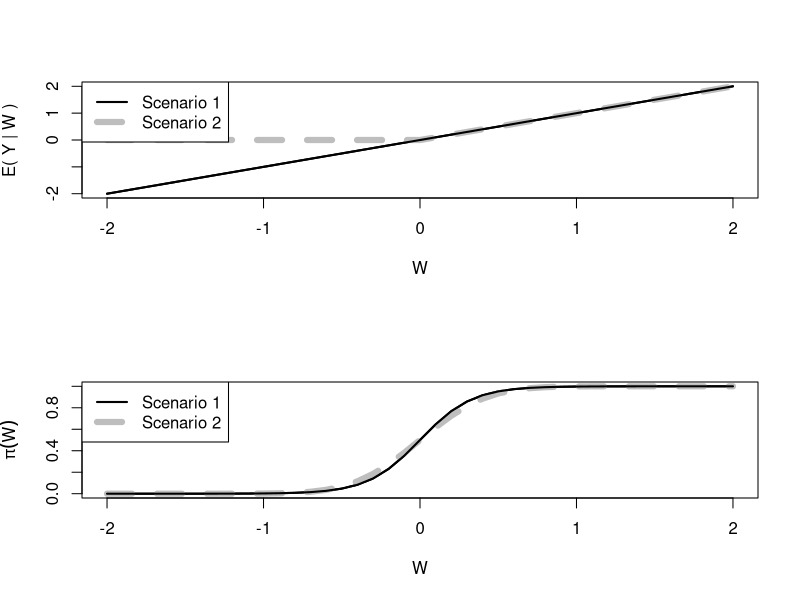
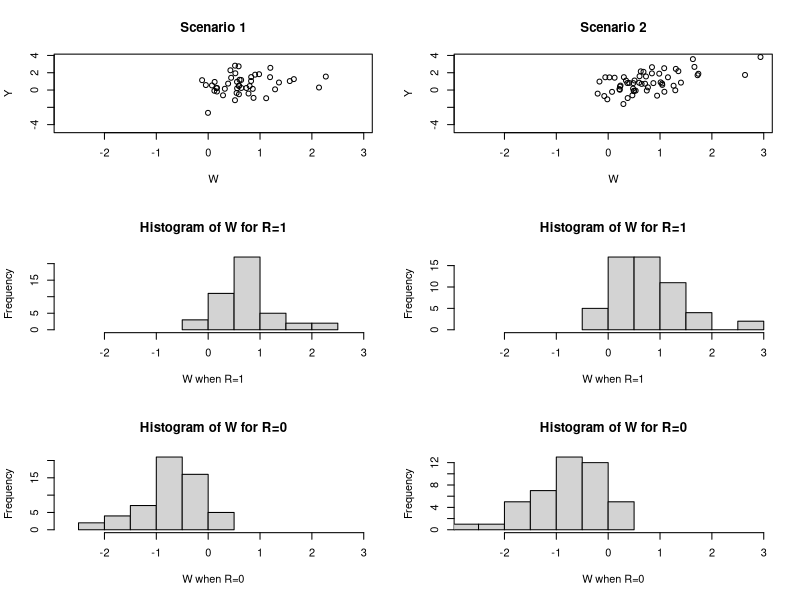
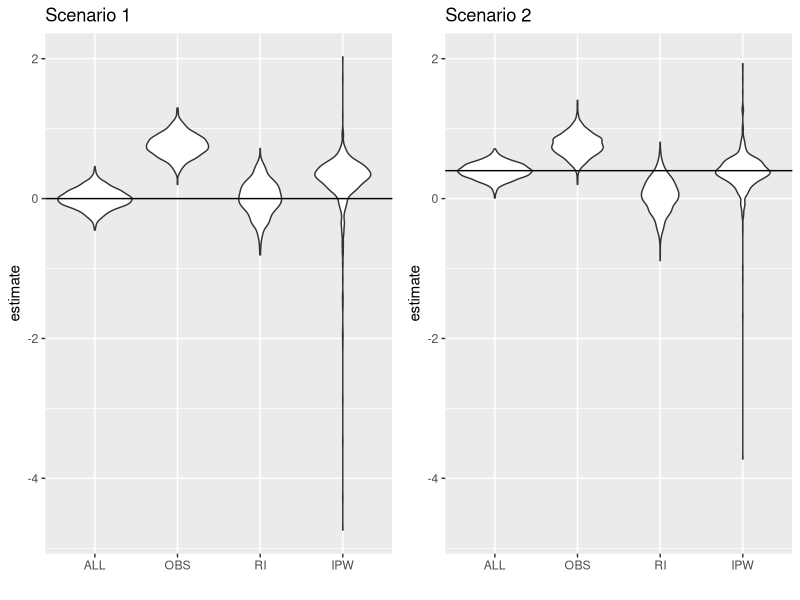

R code for these plots, in order:
# Figs 17.2 and 17.3 and 17.4
PI<- function(w){
  plogis(6*w)
}
W<- c(-20:20/10)

PI2<- function(w){
  pnorm(3*w)
}

par(mfrow=c(2,1))
plot(W,W, type="l",lwd=2,ylab=expression(paste("E( Y | ","W )")))
m2<-W
m2[W<0]<-0
lines(W,m2,col="gray",lwd=6,lty=2)
lines(W,W,lwd=2)
legend("topleft",lwd=c(2,6),col=c("black","gray"),lty=c(1,2),legend=c("Scenario 1","Scenario 2"))



plot(W,PI(W), type="l",lwd=2,ylab=expression(pi(W)))
lines(W,PI2(W),col="gray",lwd=6,lty=2)
lines(W,PI(W),lwd=2)
legend("topleft",lwd=c(2,6),col=c("black","gray"),lty=c(1,2),legend=c("Scenario 1","Scenario 2"))

#dev.print(pdf, file="../book/graph/chMiNormalSim1.pdf")


##########################################
# Create and Plot 2 simulated data sets
##########################################

N<-100
SIGW<-1
SIGE<-1

dorow<-function(Y,W,R){
  lout<-lm(Y~W,subset=(R==1))
  yhat<- predict(lout,newdata=data.frame(W=W))
  muobs<- mean(Y[R==1])
  muRI<- mean(yhat)
  # IPW using logistic regression
  gout<-glm(R~W,family=binomial)
  pihat<-predict(gout,type="response")
  # Order the W so that we can plot the line
  muIPW<-mean(R*Y/pihat)
  muIPWb<- sum(R*Y/pihat)/sum(R/pihat)
  piBeta<- coef(gout)
  
  out<-list(mu=c(ALL=mean(Y),OBS=muobs,
            RI=muRI,
            IPW=muIPW),piBeta=piBeta)
  out
}

createData<-function(scenario,n=N){
  W<-rnorm(n,sd=SIGW)
  delta<-function(x){ y<-x; y[x<0]<-0; y }
  if (scenario==1){
    Y<- W + rnorm(n,sd=SIGE)    
  } else {
    Y<- delta(W) + rnorm(n,sd=SIGE)
  }

  if (scenario==1){
    p<-PI(W)
  } else {
    p<-PI2(W)
  }
  R<-rbinom(n,1,p)
  out<-list(Y=Y,W=W,R=R)
  out
}

EYgW<-function(scenario,sigw=SIGW,sige=SIGE,nMC=1e5){
  if (scenario==1){
    out<-0
  } else {
    delta<-function(x){ y<-x; y[x<0]<-0; y }
    out<- mean( delta(rnorm(nMC,sd=sigw))+ rnorm(nMC,sd=sige))
  }
  out
}

EYgW2<-EYgW(2,nMC=1e7)
EYgW2


set.seed(40921)
d1<-createData(1)
set.seed(3901988)
d2<-createData(2)

par(mfrow=c(3,2))
rangeW<-range(c(d1$W,d2$W))
rangeY<-range(c(d1$Y,d2$Y))

plot(d1$W,d1$Y,type="n",xlim=rangeW,ylim=rangeY,xlab="W",ylab="Y",main="Scenario 1")
points(d1$W[d1$R==1],d1$Y[d1$R==1])
plot(d2$W,d2$Y,type="n",xlim=rangeW,ylim=rangeY,xlab="W",ylab="Y",main="Scenario 2")
points(d2$W[d2$R==1],d2$Y[d2$R==1])

hist(d1$W[d1$R==1],xlim=rangeW,xlab="W when R=1",main="Histogram of W for R=1")
hist(d2$W[d2$R==1],xlim=rangeW,xlab="W when R=1",main="Histogram of W for R=1")


hist(d1$W[d1$R==0],xlim=rangeW,xlab="W when R=0",main="Histogram of W for R=0")
hist(d2$W[d2$R==0],xlim=rangeW,xlab="W when R=0",main="Histogram of W for R=0")

#dev.print(pdf, file="../book/graph/chMiNormalSim2.pdf")

nsim<-1e3

COEF1<-COEF2<- matrix(NA,nsim,2)
muRes1<-muRes2<-matrix(NA,nsim,4)



for (i in 1:nsim){
  d1<-createData(1)
  d2<-createData(2)
  x1<-dorow(d1$Y,d1$W,d1$R)
  x2<-dorow(d2$Y,d2$W,d2$R)
  COEF1[i,]<- x1$piBeta
  muRes1[i,]<-x1$mu
  COEF2[i,]<- x2$piBeta
  muRes2[i,]<-x2$mu
}

dimnames(muRes1)[[2]]<-dimnames(muRes2)[[2]]<- names(x1$mu)


#hist(muResults[,1],xlim=c(-10,10),main=dimnames(muResults)[[2]][1])
#hist(muResults[,2],xlim=c(-10,10),main=dimnames(muResults)[[2]][2])
#hist(muResults[,3],xlim=c(-10,10),main=dimnames(muResults)[[2]][3],breaks=c(-Inf,-20:20/2,Inf))
#hist(muResults[,4],xlim=c(-10,10),main=dimnames(muResults)[[2]][4],breaks=c(-Inf,-20:20/2,Inf))


library(reshape2)
library(ggplot2)
library(gridExtra)
md1<-melt(muRes1,value.name="estimate")
md2<-melt(muRes2,value.name="estimate")
#par(mfrow=c(1,1))
#plot(mdata$estimate~mdata$Var2)
#lines(c(-10,10),c(0,0),col="gray",lwd=3,lty=2)



# Basic violin plot
ysimRange<-range(c(range(muRes1),range(muRes2)))
p1 <- ggplot(md1, aes(x=Var2, y=estimate)) + 
  geom_violin() + scale_y_continuous(limits=ysimRange) +
  geom_hline(yintercept = 0)+ggtitle("Scenario 1")+xlab("")
#+  geom_jitter(shape=16, position=position_jitter(0.2))
#+ geom_dotplot(binaxis='y', stackdir='center', dotsize=.01)
p2 <- ggplot(md2, aes(x=Var2, y=estimate)) + 
  geom_violin() + scale_y_continuous(limits=ysimRange)+
  geom_hline(yintercept = EYgW2)+ggtitle("Scenario 2")+xlab("")

grid.arrange(p1,p2,nrow=1)

#dev.print(pdf, file="../book/graph/chMiNormalSim3.pdf")
